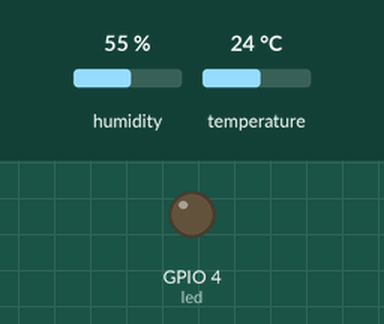
A sketch run on a simulated ESP32. On the bench: output pins drawn as LEDs (lit = HIGH). The test bench sets the inputs (shaded band); at power-on: humidity 55 %, temperature 24 °C. WiFi joins after 1.5 s; servers stay silent unless stated; web services answer with replies made up by the test bench; what the sketch prints to the serial monitor is not drawn.

Above: at 0.0 s.
At 3.6 s:
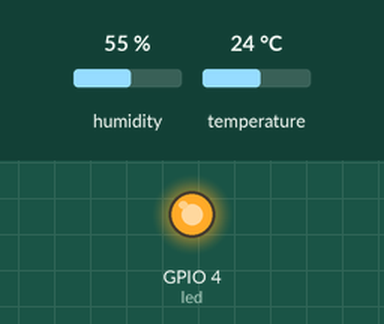
Timing chart, 0 to 5.1 s (numbered marks = the images above):
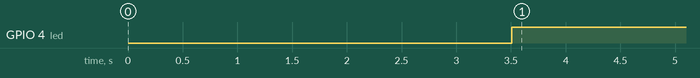

The sketch:

esp32_wifi_dht.ino
```cpp
#include <DHT.h>
#include <WiFi.h>
#include <HTTPClient.h>

int led = 4;
DHT dht(5, DHT22);

int valor_temperatura = 0;
int valor_humedad = 0;

String url = "https://api.thingspeak.com/update?";
String api_key = "NZUJ6QMBRY8VJSTS";
String sensor = "field5";

void setup() {
  pinMode(led, OUTPUT);
  dht.begin();

  delay(1000);
  Serial.begin(115200);

  WiFi.begin("Guty", "123456789");

  while ((WiFi.status() != WL_CONNECTED)) {
    delay(500);
    Serial.print(".");
  }
  Serial.println("WiFi conectado");
}

void loop() {
  delay(1000);

  valor_temperatura = dht.readTemperature();
  valor_humedad = dht.readHumidity();

  Serial.print("Temperatura: ");
  Serial.println(valor_temperatura);
  Serial.print("Humedad: ");
  Serial.println(valor_humedad);

  if (valor_humedad >= 50) {
    digitalWrite(led, HIGH);
  } else {
    digitalWrite(led, LOW);
  }

  if ((WiFi.status() == WL_CONNECTED)) {
    HTTPClient http;
    String message = url + "api_key=" + api_key + "&" + sensor + "=" + String(valor_humedad);
    http.begin(message);
    int httpCode = http.GET();
    Serial.println(message);
    Serial.print("Código GET: ");
    Serial.println(httpCode);
    http.end();
  }

  delay(1000);
}
```

Measured:
- by itself, GPIO 4 (led): LOW → HIGH at 3.5 s
